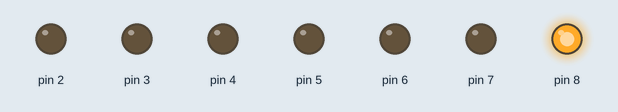
Recording of a program running on a simulated Arduino Uno, built with avr-gcc and run on an emulated ATmega328P. Parts: output pins drawn as LEDs (lit = HIGH).

Above: at 0.1 s.
Timing chart, 0 to 1.6 s (numbered marks = the images above):
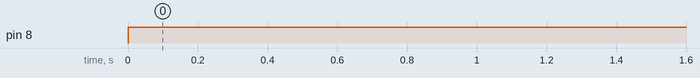

The program:

main.cpp
```cpp
//Code released under GNU GPL.  Free to use for anything.
//Remove the following line if you are using the Arduino IDE
#include "Arduino.h"

int dec = 0;
void setup()
{
  // initialize LED digital pin as an output.
  pinMode(2, OUTPUT);//a
  pinMode(3, OUTPUT);//b
  pinMode(4, OUTPUT);//c
  pinMode(5, OUTPUT);//d
  pinMode(6, OUTPUT);//e
  pinMode(7, OUTPUT);//f
  pinMode(8, OUTPUT);//g
}

void loop()
{
if (dec==8)
{
	digitalWrite(2,0);
	digitalWrite(3,0);
	digitalWrite(4,0);
	digitalWrite(5,0);
	digitalWrite(6,0);
	digitalWrite(7,0);
	digitalWrite(8,0);

}
else if (dec==0)
{
	digitalWrite(2,0);
	digitalWrite(3,0);
	digitalWrite(2,0);
	digitalWrite(5,0);
	digitalWrite(6,0);
	digitalWrite(7,0);
	digitalWrite(8,1);
}

}
```

Measured:
- by itself, pin 8: LOW → HIGH at 0.00 s
